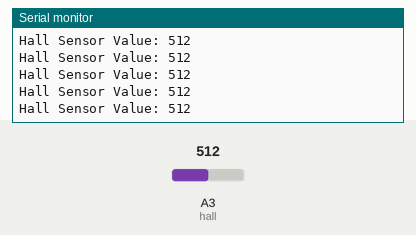
Simulated run of this sketch. Board: Arduino Uno, built with avr-gcc and run on an emulated ATmega328P. Shown: the last lines printed to the serial monitor. The inputs (shaded band) are chosen by the test bench; at power-on: A3 (hall) = 512.

Above: at 1.2 s.
1.3 s: A3 (hall) set to 716
At 1.31 s:
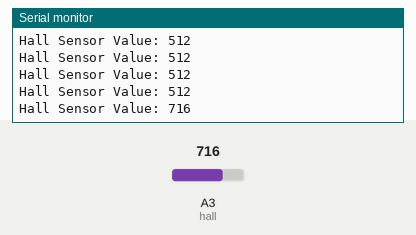
2.8 s: A3 (hall) set to 900
At 2.82 s:
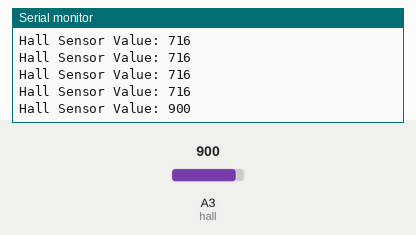
Timing chart, 0 to 5.8 s (numbered marks = the images above; inputs shaded):
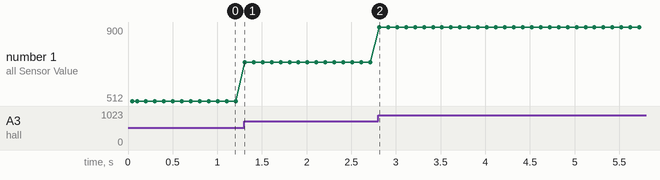

Measured:
- after the input at 1.3 s, the serial monitor: prints a new line at once (image 1)
- after the input at 2.8 s, the serial monitor: prints a new line at once (image 2)
- plotted number 1: 512 → 716 after the input at 1.3 s, 716 → 900 after the input at 2.8 s

The sketch:

hall_Serial.ino
```cpp
#define hall 3

void setup() {
  pinMode(hall, INPUT);
  Serial.begin(4800);
  Serial.println("Hall Effect Sensor: ");
}

void loop() {
  int hallVal = analogRead(hall);
  Serial.print("Hall Sensor Value: ");
  Serial.println(hallVal);
  delay(100);

}
```
